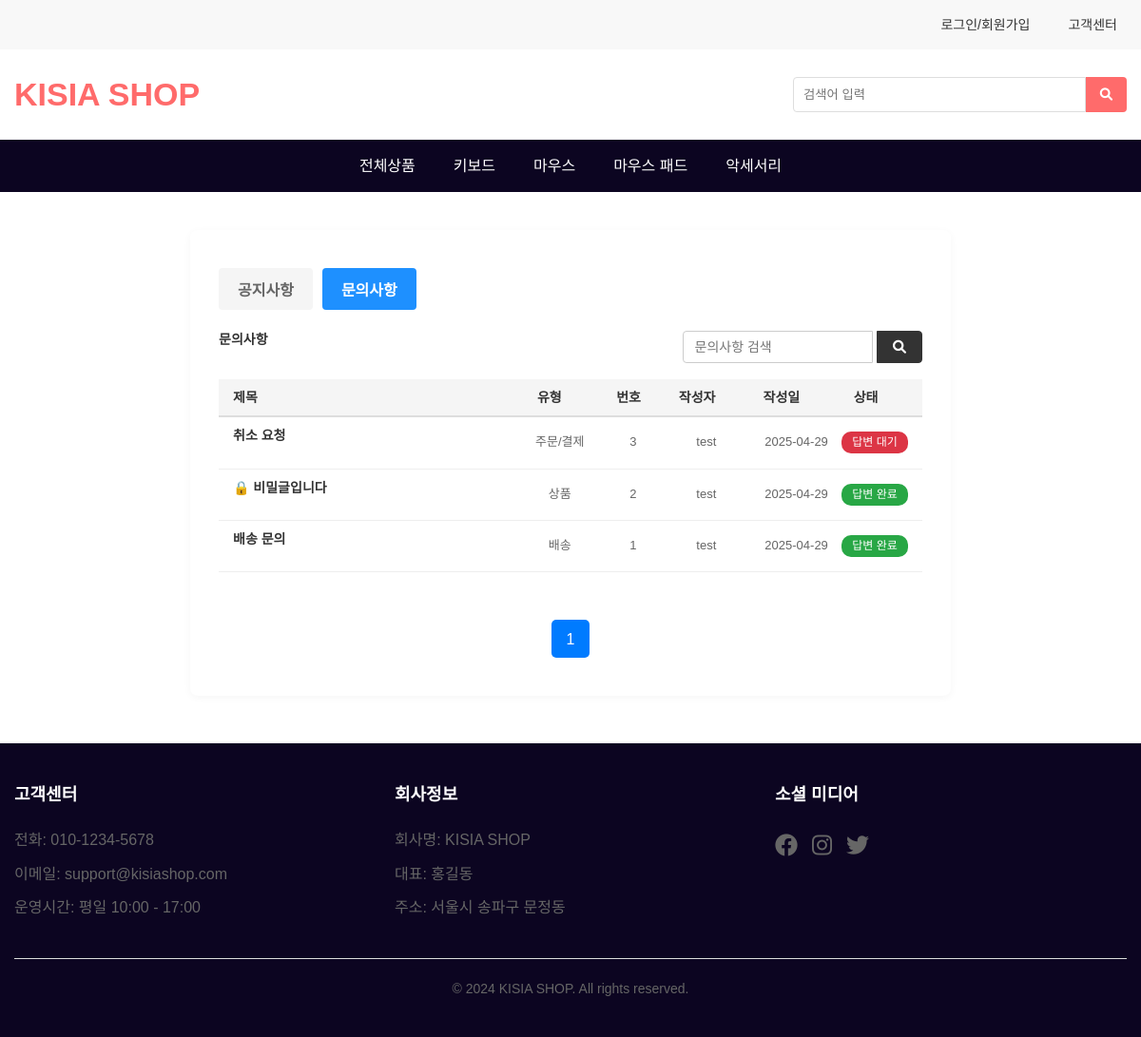
The app's page /mainmenu/inquiry_list.php with its own data.
### tables this page shows
CREATE TABLE IF NOT EXISTS inquiry (
    id INT PRIMARY KEY AUTO_INCREMENT,
    user_id INT,
    title VARCHAR(255),
    content TEXT,
    is_secret BOOLEAN,
    type VARCHAR(50) NOT NULL,
    created_at DATETIME DEFAULT CURRENT_TIMESTAMP,
    secret_password VARCHAR(255),
    inquiry_status VARCHAR(50) NOT NULL DEFAULT '답변 대기',
    answer TEXT,
    answer_at DATETIME,
    FOREIGN KEY (user_id) REFERENCES users(id) ON DELETE SET NULL
);

CREATE TABLE IF NOT EXISTS users (
    id INT AUTO_INCREMENT PRIMARY KEY,
    userId VARCHAR(50) NOT NULL UNIQUE,
    email VARCHAR(100) NOT NULL,
    password VARCHAR(255) NOT NULL,
    name VARCHAR(50) NOT NULL,
    phone VARCHAR(20),
    address VARCHAR(255),
    postcode VARCHAR(10),
    address_detail VARCHAR(255),
    point INT DEFAULT 0,
    role VARCHAR(10) NOT NULL DEFAULT 'USER',
    reset_token VARCHAR(255),
    reset_token_expiry DATETIME,
    created_at DATETIME DEFAULT CURRENT_TIMESTAMP
);

### mainmenu/queries/get_inquiry_list.php (called while the page is built, shortened)
<?php
require_once '/var/www/html/mainmenu/common/db.php';
$page = isset($_GET['page']) ? (int)$_GET['page'] : 1;
$items_per_page = 5;
$offset = ($page - 1) * $items_per_page;
$search_clause = '';
$params = [];
$param_types = '';
$sql = "
    SELECT
        i.id, i.title, i.type, i.is_secret, i.created_at, i.inquiry_status,
        u.userId, u.name
    FROM inquiry i
    LEFT JOIN users u ON i.user_id = u.id
    $search_clause
    ORDER BY i.id DESC
    LIMIT ?, ?
";
$params[] = $offset;
$params[] = $items_per_page;
$param_types .= 'ii';
$stmt = mysqli_prepare($conn, $sql);
mysqli_stmt_bind_param($stmt, $param_types, ...$params);
mysqli_stmt_execute($stmt);
$get_inquiry = mysqli_stmt_get_result($stmt);
$count_sql = "SELECT COUNT(*) as total FROM inquiry i $search_clause";
$stmt_count = mysqli_prepare($conn, $count_sql);
mysqli_stmt_execute($stmt_count);
$result_count = mysqli_stmt_get_result($stmt_count);
$total_row = mysqli_fetch_assoc($result_count);
$total_items = (int)$total_row['total'];
$total_pages = ceil($total_items / $items_per_page);
?>

### mainmenu/inquiry_list.php (the view, shortened to what this page needs)
<!DOCTYPE html>
<html lang="ko">
<head>
    <link rel="stylesheet" href="css/style.css">
    <link rel="stylesheet" href="css/customer-service.css">
    <link rel="stylesheet" href="https://cdnjs.cloudflare.com/ajax/libs/font-awesome/6.0.0/css/all.min.css">
</head>
<body>
    <?php include 'common/header.php'; ?>
    <?php require_once 'queries/get_inquiry_list.php'; ?>
    <main class="main-content">
        <div class="list-container">
            <div class="category-tabs">
                <a href="customer-service.php"><button class="tab-btn">공지사항</button></a>
                <a href="inquiry_list.php"><button class="tab-btn active">문의사항</button></a>
            </div>
            <div class="qna-section" id="qnaSection">
                <div class="qna-header">
                    <div class="qna-title">문의사항</div>
                    <div class="qna-search">
                        <form action="inquiry_list.php" method="get">
                            <input type="text" name="search_query" placeholder="문의사항 검색">
                            <button type="submit"><i class="fas fa-search"></i></button>
                        </form>
                    </div>
                </div>
                <div class="qna-list">
                    <div class="list-header">
                        <span class="header-title">제목</span>
                        <span class="header-type">유형</span>
                        <span class="header-meta">번호</span>
                        <span class="header-user">작성자</span>
                        <span class="header-date">작성일</span>
                        <span class="header-status">상태</span>
                    </div>
                    <?php if (mysqli_num_rows($get_inquiry) > 0): ?>
                        <?php while ($row = mysqli_fetch_assoc($get_inquiry)): ?>
                            <div class="qna-item">
                                <div class="qna-info">
                                    <?php if ($row['is_secret']): ?>
                                        <a href="inquiry_check_secret.php?id=<?= $row['id'] ?>" class="qna-title">
                                            🔒 비밀글입니다
                                        </a>
                                    <?php else: ?>
                                        <a href="inquiry_detail.php?id=<?= $row['id'] ?>" class="qna-title">
                                            <?= $row['title'] ?>
                                        </a>
                                    <?php endif; ?>
                                    <span class="qna-type"><?= $row['type'] ?></span>
                                    <span class="qna-meta"><?= $row['id'] ?></span>
                                    <span class="qna-user"><?= $row['userId'] ? htmlspecialchars($row['userId']) : '탈퇴한 회원' ?></span>
                                    <span class="qna-date"><?= date('Y-m-d', strtotime($row['created_at'])) ?></span>
                                    <span class="<?= $row['inquiry_status'] == '답변 완료' ? 'inquiry-status_done' : 'inquiry-status' ?>">
                                        <?= $row['inquiry_status'] == '답변 완료' ? '답변 완료' : '답변 대기' ?>
                                    </span>
                                </div>
                            </div>
                        <?php endwhile; ?>
                    <?php else: ?>
                        <p style="padding: 10px;">등록된 문의글이 없습니다.</p>
                    <?php endif; ?>
                </div>
            </div>
            <div class="pagination">
                <?php
                for ($i = 1; $i <= $total_pages; $i++) {
                    $active = $i == $page ? 'active' : '';
                    echo "<a href='?page=$i' class='$active'>$i</a>";
                }
                ?>
            </div>
        </div>
    </main>
    <?php include 'common/footer.php'; ?>
</body>
</html>

### mainmenu/css/style.css (style rules this page uses)
* { margin: 0; padding: 0; box-sizing: border-box; }
body { font-family: 'Noto Sans KR', sans-serif; line-height: 1.6; color: #333; }
a { text-decoration: none; color: inherit; }

### mainmenu/css/customer-service.css (style rules this page uses)
.pagination a.active { background-color: #007bff; color: white; }
.pagination a { display: inline-flex ; align-items: center; justify-content: center; width: 40px; height: 40px; border-radius: 5px; background-color: white; color: #333; text-decoration: none; transition: all 0.3s; }
.inquiry-status { padding: 4px 8px; border-radius: 4px; font-size: 12px; font-weight: 500; }
.list-container { max-width: 800px; margin: 40px auto; background: #fff; border-radius: 8px; box-shadow: 0 2px 8px rgba(0,0,0,0.04); padding: 40px 30px; }
.category-tabs { display: flex; gap: 10px; margin-bottom: 20px; }
.tab-btn { padding: 10px 20px; border: none; background: #f5f5f5; color: #666; font-size: 16px; font-weight: 600; cursor: pointer; border-radius: 4px; }
.tab-btn.active { background: #1e90ff; color: #fff; }
.notice-header, .qna-header { display: flex; justify-content: space-between; align-items: center; margin-bottom: 15px; }
.notice-title, .qna-title { font-size: 21px; font-weight: 600; color: #333; margin-bottom: 15px; }
.notice-search, .qna-search { display: flex; }
.notice-search input, .qna-search input { width: 200px; padding: 8px 12px; border: 1px solid #ccc; border-radius: 4px 0 0 4px; font-size: 14px; }
.notice-search button, .qna-search button { padding: 8px 16px; border: 1px solid #333; background: #333; color: #fff; border-radius: 0 4px 4px 0; cursor: pointer; font-size: 14px; }
.notice-section, .qna-section { margin-bottom: 30px; }
.notice-list, .qna-list { display: flex; flex-direction: column; gap: 0; }
.notice-item, .qna-item { display: flex; align-items: center; padding: 8px 15px; border-bottom: 1px solid #eee; }
.qna-info { display: flex; align-items: center; width: 100%; }
.qna-title { font-size: 14px; color: #333; text-decoration: none; }
.qna-meta, .qna-user, .qna-date, .qna-type { font-size: 13px; color: #666; }
.qna-date { width: 80px; text-align: center; }
.list-header { display: flex; align-items: center; padding: 8px 15px; background: #f5f5f5; border-bottom: 2px solid #ddd; font-weight: 600; font-size: 14px; }
.header-title, .qna-title { flex: 2.5; text-align: left; }
.header-meta, .header-user, .header-date, .header-type, .header-status { flex: 1; text-align: center; }
.header-date { flex: 1; text-align: right; }
.header-status { flex: 1; text-align: center; }
.header-type, .qna-type { flex: 0.8; text-align: center; }
.header-meta, .qna-meta { flex: 0.5; text-align: center; }
.header-user, .qna-user { flex: 0.8; text-align: center; }
.header-date, .qna-date { flex: 0.8; text-align: center; }
.header-status { flex: 0.8; text-align: center; }
.pagination { display: flex; justify-content: center; gap: 6px; margin-top: 20px; }
.header-type { flex: 1; text-align: center; }
.inquiry-status, .inquiry-status_done { display: inline-block; padding: 2px 8px; border-radius: 10px; font-size: 12px; color: #fff; width: 70px; text-align: center; }
.inquiry-status_done { background: #28a745; }
.inquiry-status { background: #dc3545; }

### records on screen
inquiry: title "취소 요청", type "주문/결제", id "3", user.userId "test", created_at "2025-04-29", inquiry_status "답변 대기"
inquiry: type "상품", id "2", user.userId "test", created_at "2025-04-29", inquiry_status "답변 완료"
inquiry: title "배송 문의", type "배송", id "1", user.userId "test", created_at "2025-04-29", inquiry_status "답변 완료"
